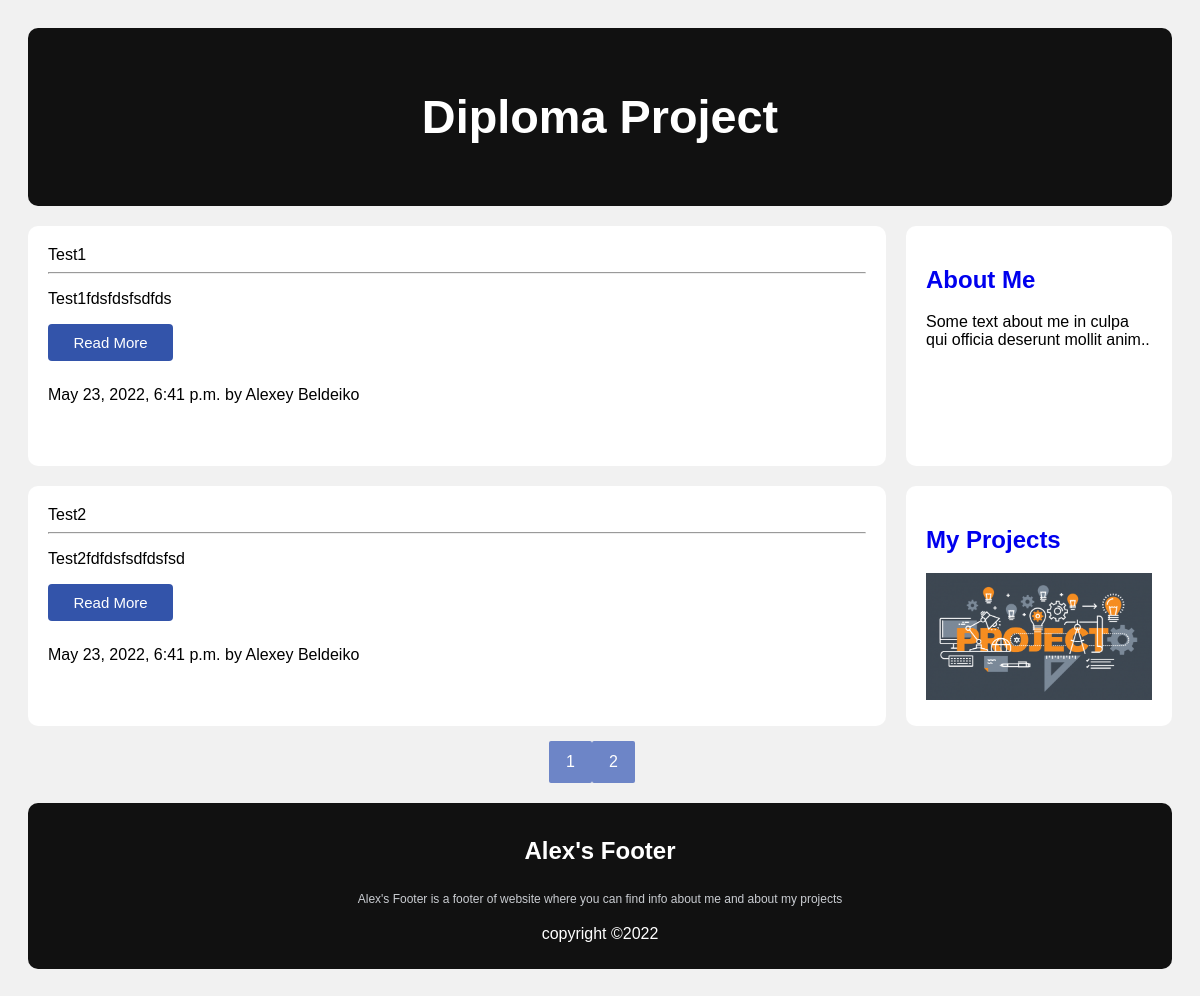
The page / on the database its author committed.
### main/models.py (models this page shows, shortened)
class Post(models.Model):
    author = models.ForeignKey(Owner, on_delete=models.CASCADE)
    title = models.CharField(max_length=100)
    content = models.TextField(max_length=450)
    created = models.DateTimeField(auto_now_add=True)
    def get_absolute_url(self):
        return reverse('detail_post', kwargs={'pk': self.pk})

class Owner(models.Model):
    user = models.OneToOneField(User, on_delete=models.CASCADE)
    name = models.CharField(max_length=50)
    surname = models.CharField(max_length=70)
    img = models.ImageField(upload_to='img/avatar', default=True)
    def __str__(self):
        return f'{self.name} {self.surname}'

### main/views.py (the view)
# urls.py: path('', MainPage.as_view(), name='main'),
class MainPage(ListView):
    model = Post
    template_name = 'index.html'
    context_object_name = 'posts'
    paginate_by = 2

### main/templates/index.html (shortened to what this page needs)
{% extends "base.html" %}
{% block content %}
<div class="header">
    <h3>Diploma Project</h3>
</div>
<div class="row">
    <div class="leftcolumn">
        {% for post in posts %}
        <div class="card">
            <div class="card-header">{{post.title}}</div>
            <hr>
            <div class="card-body">
                <p class="card-text">
                    {{post.content}}
                </p>
                <button type="button" class="button"><a href="{{post.get_absolute_url}}">Read More</a></button>
            </div>
            <div class="card-footer">{{post.created}} by {{post.author}}</div>
        </div>
        {% endfor %}
    </div>
    <div class="rightcolumn">
        <div class="card">
            <h2><a href="{% url 'about' %}">About Me</a></h2>
            <p>Some text about me in culpa qui officia deserunt mollit anim..</p>
        </div>
        <div class="card">
            <h2><a href="{% url 'projects' %}">My Projects</a></h2>
            <div class="fakeimg"><img src="../media/img/avatar/project_img.png" alt=""></div>
        </div>
    </div>
</div>
<div class="pagination">
    {% for num in page_obj.paginator.page_range %}
    {% if files.number == num %}
    <span class="pagination-number pagination-current">{{ num }}</span>
    {% elif num > page_obj.number|add:'-3' and num < page_obj.number|add:'3' %}
    <a class="pagination-number" href="?page={{ num }}">{{ num }}</a>
    {% endif %}
    {% endfor %}
    {% if page_obj.has_next %}
    <a class="pagination-action" href="?page={{ page_obj.next_page_number }}">
    </a>
    <a class="pagination-action" href="?page={{ page_obj.paginator.num_pages }}">
    </a>
    {% endif %}
</div>
<div class="footer">
    <div class="footer-content">
        <h3>Alex's Footer</h3>
        <p>Alex's Footer is a footer of website where you can find info about me and about my projects</p>
    </div>
    <p>copyright &copy;2022</p>
</div>
{% endblock %}

### main/static/css/style.css (style rules this page uses)
* { box-sizing: border-box; }
body { font-family: Arial; padding: 20px; background: #f1f1f1; }
.header { padding: 15px; font-size: 40px; text-align: center; background: #111; color: #fff; border-radius: 10px; }
.leftcolumn { float: left; width: 75%; }
.rightcolumn { float: left; width: 25%; padding-left: 20px; }
.rightcolumn > .card > h2 > a { text-decoration: none; }
.fakeimg > img { max-width: 100%; height: 100%; }
.card { background-color: white; padding: 20px; margin-top: 20px; border-radius: 10px; }
.leftcolumn > .card { height: 30vh; }
.rightcolumn > .card { height: 30vh; }
.row:after { content: ""; display: table; clear: both; }
.footer { padding: 10px; text-align: center; margin-top: 20px; background: #111; color: #fff; border-radius: 10px; }
.footer-content { text-align: center; }
.footer-content h3 { font-size: 1.5rem; text-transform: capitalize; }
.footer-content p { max-width: 500px; margin: 10px auto; line-height: 20px; font-size: 12px; color: #cacdd2; }
.button { border-radius: 4px; background-color: #3354AA; border: none; text-align: center; font-size: 15px; padding: 10px; width: 125px; transition: all 0.5s; cursor: pointer; margin: 0 5px 25px 0; }
.button a { cursor: pointer; display: inline-block; position: relative; transition: 0.5s; text-decoration: none; color: #FFFFFF; }
.button a:after { content: '\00bb'; position: absolute; opacity: 0; top: 0; right: -20px; transition: 0.5s; }
.pagination { display: flex; margin-top: 15px; align-items: center; justify-content: center; }
.pagination a { text-decoration: none; }
.pagination-number { padding: 12px 17px; border-radius: 2px; color: #fff; background-color: #6D85C7; }
.pagination-action { margin: 0 2px; display: flex; padding: 1px 2px; color: #fff; font-size: 1.3em; align-items: center; }

### rows shown on the page
Post: title "Test1", content "Test1fdsfdsfsdfds", created "May 23, 2022, 6:41 p.m.", author "Alexey Beldeiko"
Post: title "Test2", content "Test2fdfdsfsdfdsfsd", created "May 23, 2022, 6:41 p.m.", author "Alexey Beldeiko"

### other values the page prints
{{ num }} "1" "2"
